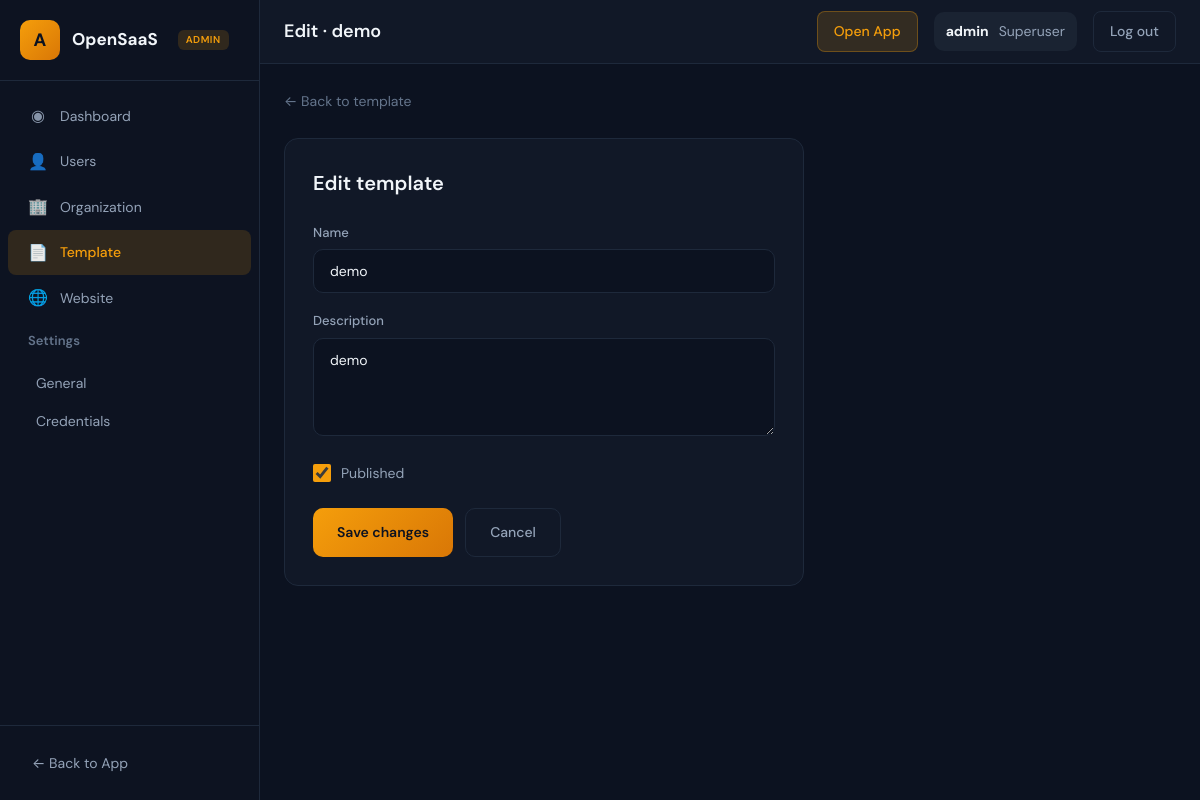
/admin_app/templates/2/edit/ (signed in), run on the app's committed database.
### admin_app/models.py (models this page shows, shortened)
class DeploymentTemplate(models.Model):
    name = models.CharField(max_length=255)
    description = models.TextField()
    created_at = models.DateTimeField(auto_now_add=True)
    updated_at = models.DateTimeField(auto_now=True)
    published = models.BooleanField(default=False)
    project_id = models.ForeignKey(Project, on_delete=models.CASCADE, null=True, blank=True)
    default_domain = models.CharField(max_length=100, null=True, blank=True)
    workflow_id = models.CharField(max_length=100, null=True, blank=True)

### admin_app/views.py (the view, shortened to what this page needs)
# urls.py: path('templates/<int:pk>/edit/', views.AdminTemplateUpdateView.as_view(), name='admin_template_edit'),
class AdminTemplateUpdateView(SuperuserRequiredMixin, LoginRequiredMixin, FormView):
    template_name = 'admin/template_edit.html'
    form_class = DeploymentTemplateForm
    def get_object(self):
        return get_object_or_404(DeploymentTemplate, pk=self.kwargs['pk'])
    def get_form_kwargs(self):
        kwargs = super().get_form_kwargs()
        kwargs['instance'] = self.get_object()
        return kwargs
    def get_context_data(self, **kwargs):
        context = super().get_context_data(**kwargs)
        context['template'] = self.get_object()
        return context

### admin_app/forms.py
class DeploymentTemplateForm(forms.ModelForm):
    class Meta:
        model = DeploymentTemplate
        fields = ['name', 'description', 'published']

### admin_app/views.py (called while the page is built)
    def test_func(self):
        return self.request.user.is_authenticated and self.request.user.is_superuser

### templates/admin/template_edit.html (shortened to what this page needs)
{% extends "admin_app/base.html" %}
{% load static %}
{% block navbar_title %}Edit · {{ template.name }}{% endblock %}
{% block content %}
<div style="margin-bottom: 24px;">
    <a href="{% url 'admin_template_detail' template.pk %}" style="font-size: 14px; color: var(--admin-text-muted); text-decoration: none;">← Back to template</a>
</div>
<div class="admin-card" style="background: var(--admin-surface); border: 1px solid var(--admin-border); border-radius: 14px; padding: 28px; max-width: 520px;">
    <h1 style="font-size: 20px; font-weight: 600; color: var(--admin-text); margin-bottom: 24px;">Edit template</h1>
    <form method="post" action="{% url 'admin_template_edit' template.pk %}">
        <div class="admin-form-fields" style="display: flex; flex-direction: column; gap: 18px;">
            <div>
                <label for="id_name" style="display: block; font-size: 13px; font-weight: 500; color: var(--admin-text-secondary); margin-bottom: 6px;">Name</label>
                <input type="text" name="name" id="id_name" value="{{ form.name.value|default:template.name }}" maxlength="255" required style="
                    width: 100%; padding: 12px 16px; font-size: 14px; font-family: inherit; color: var(--admin-text); background: var(--admin-bg);
                    border: 1px solid var(--admin-border); border-radius: 10px; outline: none;
                ">
            </div>
            <div>
                <label for="id_description" style="display: block; font-size: 13px; font-weight: 500; color: var(--admin-text-secondary); margin-bottom: 6px;">Description</label>
                <textarea name="description" id="id_description" rows="4" style="
                    width: 100%; padding: 12px 16px; font-size: 14px; font-family: inherit; color: var(--admin-text); background: var(--admin-bg);
                    border: 1px solid var(--admin-border); border-radius: 10px; outline: none; resize: vertical;
                ">{{ form.description.value|default:template.description }}</textarea>
            </div>
            <div style="display: flex; align-items: center; gap: 10px;">
                <input type="checkbox" name="published" id="id_published" {% if form.published.value|default:template.published %}checked{% endif %} style="width: 18px; height: 18px; accent-color: var(--admin-accent);">
                <label for="id_published" style="font-size: 14px; color: var(--admin-text-secondary);">Published</label>
            </div>
        </div>
        <div style="margin-top: 24px; display: flex; gap: 12px;">
            <button type="submit" style="
                padding: 12px 24px; font-size: 14px; font-weight: 600; font-family: inherit; color: #0c1220;
                background: linear-gradient(135deg, var(--admin-accent), #d97706); border: none; border-radius: 10px; cursor: pointer;
            ">Save changes</button>
            <a href="{% url 'admin_template_detail' template.pk %}" style="padding: 12px 24px; font-size: 14px; font-weight: 500; font-family: inherit; color: var(--admin-text-secondary); text-decoration: none; border: 1px solid var(--admin-border); border-radius: 10px;">Cancel</a>
        </div>
    </form>
</div>
{% endblock %}

### templates/admin_app/base.html (shortened to what this page needs)
{% load static %}
<!DOCTYPE html>
<html lang="en">
<head>
</head>
<body>
    <aside class="admin-sidebar">
        <div class="sidebar-header">
            <a href="{% url 'admin_dashboard' %}" class="sidebar-brand">
                <span class="sidebar-logo">A</span>
                <span class="sidebar-brand-text">OpenSaaS</span>
                <span class="sidebar-badge">Admin</span>
            </a>
        </div>
        <nav class="sidebar-nav">
            <a href="{% url 'admin_dashboard' %}" class="menu-item {% if request.resolver_match.url_name == 'admin_dashboard' %}active{% endif %}">
                <span class="menu-item-icon">◉</span>
                <span>Dashboard</span>
            </a>
            <a href="{% url 'admin_users' %}" class="menu-item {% if request.resolver_match.url_name == 'admin_users' or request.resolver_match.url_name == 'admin_user_detail' %}active{% endif %}">
                <span class="menu-item-icon">👤</span>
                <span>Users</span>
            </a>
            <a href="{% url 'admin_organization_list' %}" class="menu-item {% if request.resolver_match.url_name == 'admin_organization_list' or request.resolver_match.url_name == 'admin_organization_detail' %}active{% endif %}">
                <span class="menu-item-icon">🏢</span>
                <span>Organization</span>
            </a>
            <a href="{% url 'admin_template_list' %}" class="menu-item {% if request.resolver_match.url_name == 'admin_template_list' or request.resolver_match.url_name == 'admin_template_detail' or request.resolver_match.url_name == 'admin_template_create' or request.resolver_match.url_name == 'admin_template_edit' %}active{% endif %}">
                <span class="menu-item-icon">📄</span>
                <span>Template</span>
            </a>
            <a href="{% url 'admin_website_list' %}" class="menu-item ">
                <span class="menu-item-icon">🌐</span>
                <span>Website</span>
            </a>
            <div class="menu-group">
                <div class="menu-group-title">Settings</div>
                <div class="menu-group-content">
                    <a href="{% url 'admin_settings_general' %}" class="menu-group-item {% if request.resolver_match.url_name == 'admin_settings_general' %}active{% endif %}">General</a>
                    <a href="{% url 'admin_credentials' %}" class="menu-group-item {% if request.resolver_match.url_name == 'admin_credentials' %}active{% endif %}">Credentials</a>
                </div>
            </div>
        </nav>
        <div class="sidebar-footer">
            <a href="{% url 'list_organization' %}">← Back to App</a>
        </div>
    </aside>
    <main class="admin-main">
        <header class="admin-navbar">
            <div class="admin-navbar-left">
                <span class="admin-navbar-title">{% block navbar_title %}Admin Dashboard{% endblock %}</span>
            </div>
            <div class="admin-navbar-right">
                <a href="{% url 'list_organization' %}" class="btn-app">Open App</a>
                <div class="admin-user">
                    <strong>{{ request.user.get_username }}</strong>
                    <span>Superuser</span>
                </div>
                <a href="{% url 'superuser_logout' %}" class="btn-out">Log out</a>
            </div>
        </header>
        <div class="admin-content">
            {% block content %}{% endblock %}
        </div>
    </main>
</body>
</html>

### templates/admin_app/base.html (style rules this page uses)
* { margin: 0; padding: 0; box-sizing: border-box; }
:root { --admin-bg: #0c1220; --admin-surface: #111827; --admin-surface-hover: #1a2332; --admin-sidebar: #0d1321; --admin-border: #1e293b; --admin-accent: #f59e0b; --admin-accent-hover: #fbbf24; --admin-accent-muted: rgba(245, 158, 11, 0.15); --admin-text: #f1f5f9; --admin-text-secondary: #94a3b8; --admin-text-muted: #64748b; --admin-danger: #ef4444; --sidebar-width: 260px; }
body { font-family: 'DM Sans', -apple-system, BlinkMacSystemFont, sans-serif; background: var(--admin-bg); color: var(--admin-text); line-height: 1.6; min-height: 100vh; display: flex; }
.admin-sidebar { width: var(--sidebar-width); min-height: 100vh; background: var(--admin-sidebar); border-right: 1px solid var(--admin-border); display: flex; flex-direction: column; flex-shrink: 0; }
.sidebar-header { padding: 20px; border-bottom: 1px solid var(--admin-border); }
.sidebar-brand { display: flex; align-items: center; gap: 12px; text-decoration: none; color: inherit; }
.sidebar-logo { width: 40px; height: 40px; background: linear-gradient(135deg, var(--admin-accent), #d97706); border-radius: 10px; display: flex; align-items: center; justify-content: center; font-weight: 700; font-size: 18px; color: #0c1220; }
.sidebar-brand-text { font-weight: 700; font-size: 17px; color: var(--admin-text); }
.sidebar-badge { display: inline-block; margin-left: 8px; padding: 2px 8px; background: var(--admin-accent-muted); color: var(--admin-accent); font-size: 10px; font-weight: 600; text-transform: uppercase; letter-spacing: 0.05em; border-radius: 6px; }
.sidebar-nav { flex: 1; padding: 12px 0; overflow-y: auto; }
.menu-item { display: flex; align-items: center; gap: 12px; padding: 10px 20px; font-size: 14px; color: var(--admin-text-secondary); text-decoration: none; border-radius: 0; margin: 0 8px; border-radius: 8px; transition: background 0.2s, color 0.2s; }
.menu-item.active { background: var(--admin-accent-muted); color: var(--admin-accent); font-weight: 500; }
.menu-item-icon { width: 20px; text-align: center; font-size: 16px; opacity: 0.9; }
.menu-group { margin-bottom: 4px; }
.menu-group-title { padding: 10px 20px; font-size: 13px; font-weight: 600; color: var(--admin-text-muted); margin: 0 8px; border-radius: 8px; }
.menu-group-content { padding: 2px 8px 8px 20px; }
.menu-group-item { display: block; padding: 8px 16px; font-size: 14px; color: var(--admin-text-secondary); text-decoration: none; border-radius: 8px; transition: background 0.2s, color 0.2s; }
.sidebar-footer { padding: 16px 20px; border-top: 1px solid var(--admin-border); }
.sidebar-footer a { display: flex; align-items: center; gap: 10px; padding: 10px 12px; color: var(--admin-text-secondary); text-decoration: none; font-size: 14px; border-radius: 8px; transition: background 0.2s, color 0.2s; }
.admin-main { flex: 1; display: flex; flex-direction: column; min-width: 0; }
.admin-navbar { height: 64px; background: var(--admin-surface); border-bottom: 1px solid var(--admin-border); display: flex; align-items: center; justify-content: space-between; padding: 0 24px; flex-shrink: 0; }
.admin-navbar-left { display: flex; align-items: center; gap: 16px; }
.admin-navbar-title { font-size: 18px; font-weight: 600; color: var(--admin-text); }
.admin-navbar-right { display: flex; align-items: center; gap: 16px; }
.admin-user { display: flex; align-items: center; gap: 10px; padding: 8px 12px; background: var(--admin-surface-hover); border-radius: 10px; font-size: 14px; color: var(--admin-text-secondary); }
.admin-user strong { color: var(--admin-text); }
.admin-navbar .btn-out { padding: 8px 16px; font-size: 14px; font-weight: 500; color: var(--admin-text-secondary); background: transparent; border: 1px solid var(--admin-border); border-radius: 8px; text-decoration: none; cursor: pointer; transition: all 0.2s; font-family: inherit; }
.admin-navbar .btn-app { padding: 8px 16px; font-size: 14px; font-weight: 500; color: var(--admin-accent); background: var(--admin-accent-muted); border: 1px solid rgba(245, 158, 11, 0.3); border-radius: 8px; text-decoration: none; transition: all 0.2s; }
.admin-content { flex: 1; padding: 24px; overflow-y: auto; }

### data on the page
DeploymentTemplate: name "demo", description "demo", published "☑"

### other printed values
{{ request.user.get_username }} "admin"
